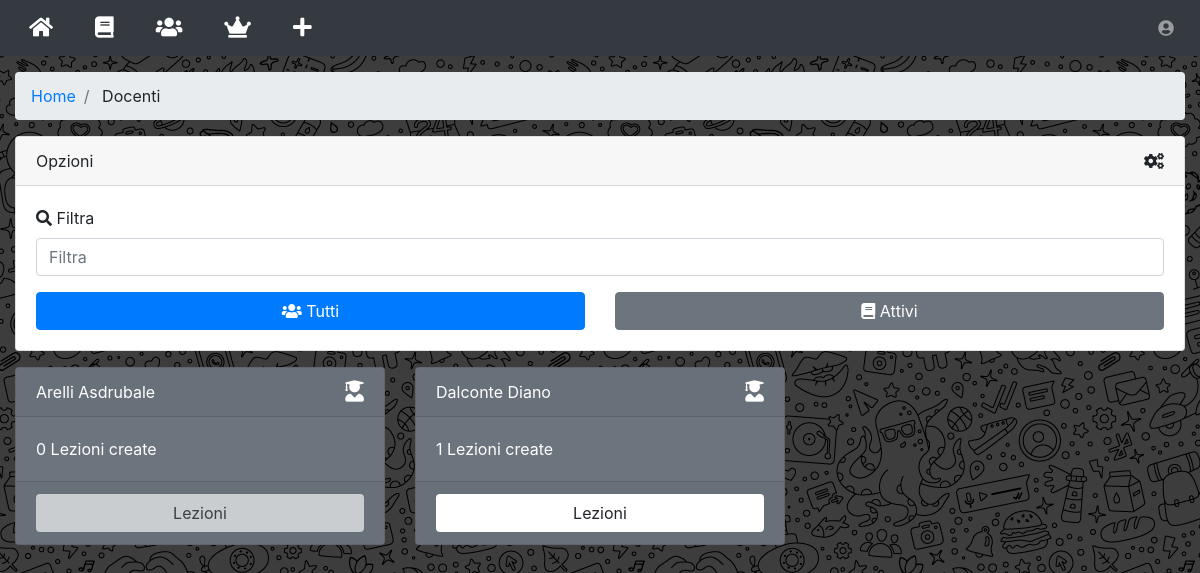
Screenshot of /docenti/index.php (signed in) with the database file from the repository.
### tables this page shows
CREATE TABLE `utenti` (
  `id` int(15) NOT NULL AUTO_INCREMENT,
  `email` varchar(100) NOT NULL,
  `password` varchar(40) NOT NULL,
  `nome` varchar(20) NOT NULL,
  `cognome` varchar(20) NOT NULL,
  `tipo` ENUM('studente', 'professore', 'admin') DEFAULT 'studente',
  `aiuti` BOOLEAN DEFAULT 1,
  `notifiche` BOOLEAN DEFAULT 1,
  PRIMARY KEY (`id`),
  UNIQUE KEY (`email`)
);

### src/connection.php (called while the page is built, shortened)
<?php
  function query($sql){
    $conn = new mysqli("localhost", "root", "", "appRendiamo");
    $tabella = array();
    $result = $conn->query($sql);
    if (isset($result->num_rows)){
      if ($result->num_rows == 0) {
        return $tabella;
      } else while($row = $result->fetch_assoc()){
        array_push($tabella, $row);
      }
      return $tabella;
    } else {
      $conn->close();
    }
  }
?>

### src/docenti/wrapper.php (the view, shortened to what this page needs)
<div class="container-fluid">
  <ol class="breadcrumb">
    <li class="breadcrumb-item">
      <a href="../home/">Home</a>
    </li>
    <li class="breadcrumb-item">
      Docenti
    </li>
  </ol>
  <?php
    if (isset($_GET['salvati'])) {
      $docenti = query("SELECT utenti.*, COUNT(lezioni.id) as count
                        FROM (
                          SELECT utenti.*, utentidiutenti.idUtente as preferito
                          FROM utenti
                          LEFT JOIN utentidiutenti
                            ON (
                              utentidiutenti.idUtente=utenti.id AND
                              utentidiutenti.idStudente=$idUtente
                            )
                          ) as utenti
                        LEFT JOIN lezioni
                          ON (
                            lezioni.idUtente=utenti.id
                          )
                          WHERE NOT utenti.tipo = 'studente'
                            AND utenti.preferito
                          GROUP BY utenti.id
                          ORDER BY utenti.cognome, utenti.nome
                        ");
    } else {
      $docenti = query("SELECT utenti.*, COUNT(lezioni.id) as count
                        FROM (
                          SELECT utenti.*, utentidiutenti.idUtente as preferito
                          FROM utenti
                          LEFT JOIN utentidiutenti
                            ON (
                              utentidiutenti.idUtente=utenti.id AND
                              utentidiutenti.idStudente=$idUtente
                            )
                          ) as utenti
                        LEFT JOIN lezioni
                          ON (
                            lezioni.idUtente=utenti.id
                          )
                          WHERE NOT utenti.tipo = 'studente'
                          GROUP BY utenti.id
                          ORDER BY utenti.cognome, utenti.nome
                        ");
    }
  ?>
  <div class="row">
    <div class="col">
      <div class="card mb-3">
        <div class="card-header">
          Opzioni
          <a class="float-right">
            <i class="fas fa-cogs"></i>
          </a>
        </div>
        <div class="card-body">
          <div class="form-group">
            <div class="form-label-group">
              <label for="inputFiltra">
                <i class="fas fa-search"></i> Filtra</label>
              <input name="password" type="text" id="inputFiltra" class="form-control" placeholder="Filtra" onkeyup="filtraDocenti(this.value)">
            </div>
          </div>
          <div class="row">
            <div class="col">
              <button class="btn btn-<?php if (isset($_GET['attivi']) || isset($_GET['salvati'])) echo 'secondary'; else echo 'primary' ?> btn-block" onclick="window.location='../docenti/'">
                <i class="fas fa-users"></i>
                Tutti
              </button>
            </div>
            <div class="col">
              <button class="btn btn-<?php if(isset($_GET['attivi'])) echo 'primary'; else echo 'secondary' ?> btn-block" onclick="window.location='../docenti/?attivi'">
                <i class="fas fa-book"></i>
                Attivi
              </button>
            </div>
          </div>
        </div>
      </div>
    </div>
  </div>
  <div class="row">
    <?php if ($docenti): ?>
      <?php foreach ($docenti as $docente): ?>
        <div class="col-xl-4 col-md-6 col-sm-12" name="docente" search="<?php echo $docente['cognome']." ".$docente['nome'] ?>">
          <div class="card text-white bg-secondary mb-3">
            <div class="card-header">
              <?php echo $docente['cognome']." ".$docente['nome'] ?>
              <a class="float-right">
                <i class="fas fa-user-graduate fa-lg"></i>
              </a>
            </div>
            <div class="card-body">
              <?php echo $docente['count']?>
              Lezioni create
            </div>
            <div class="card-footer">
              <div class="row">
                <div class="col">
                  <button class="btn bg-white btn-block" onclick="window.location='../lezioni/?docente=<?php echo $docente['id'] ?>'" <?php if ($docente['count'] == 0): ?>disabled="disabled"<?php endif; ?>>
                    Lezioni</button>
                </div>
              </div>
            </div>
          </div>
        </div>
      <?php endforeach; ?>
    <?php endif; ?>
  </div>
</div>

### rows the page displays
utenti: cognome "Arelli", nome "Asdrubale", count "0"
utenti: cognome "Dalconte", nome "Diano", count "1"
